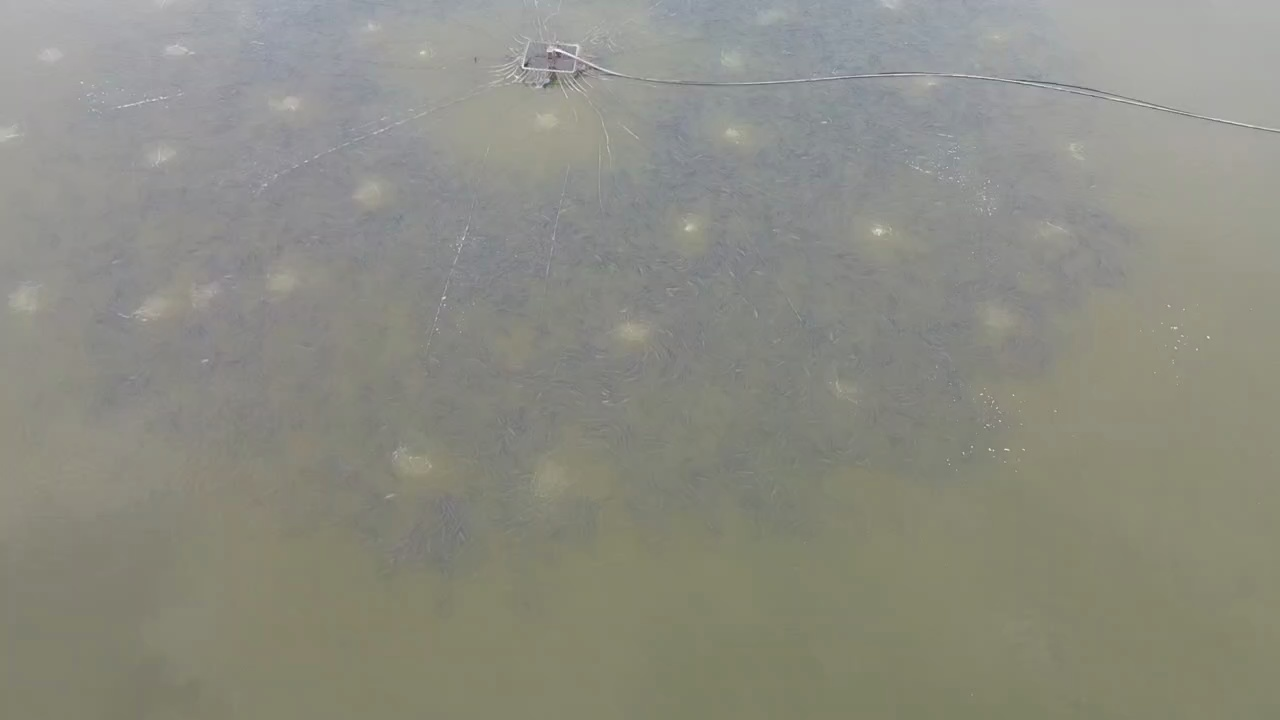
#> input picture 智慧鱼塘项目/计数系统/智慧渔业-鱼群计数系统/智慧渔业/dataset/raw_frames/352_frame_0005.jpg, 1280 x 720 px, found by its file name
$ python debug_352_v2.py
#> lines starting #> are read from the running program, lines starting #| are printed output that depends on the picture; after the words box and inside, x2 and y2 are one past the last pixel; in counts of white or black regions, pixels touching at a corner belong together
#!/usr/bin/env python3
import cv2
import numpy as np
from pathlib import Path

img = cv2.imread("dataset/raw_frames/352_frame_0005.jpg")
#> img is the input picture: shape (720, 1280, 3); mean B, G, R 130.7, 140.8, 140.6
gray = cv2.cvtColor(img, cv2.COLOR_BGR2GRAY)
h, w = gray.shape
#> h = 720; w = 1280

vis_dir = Path("output/debug/352_v2")
vis_dir.mkdir(parents=True, exist_ok=True)

results = []

# 策略：Top-hat 检测亮斑 + 多种参数
for kernel_size in [15, 21, 31, 41]:
    kernel = cv2.getStructuringElement(cv2.MORPH_ELLIPSE, (kernel_size, kernel_size))
    tophat = cv2.morphologyEx(gray, cv2.MORPH_TOPHAT, kernel)

    for thresh_pct in [30, 50, 70]:
        # 使用top-hat结果中的百分位阈值
        thresh_val = np.percentile(tophat, thresh_pct)
        _, binary = cv2.threshold(tophat, thresh_val, 255, cv2.THRESH_BINARY)

        # 形态学
        opened = cv2.morphologyEx(binary, cv2.MORPH_OPEN, np.ones((3,3), np.uint8))
        closed = cv2.morphologyEx(opened, cv2.MORPH_CLOSE, np.ones((7,7), np.uint8))

        num_labels, _, stats, _ = cv2.connectedComponentsWithStats(closed, connectivity=8)
        count = sum(1 for i in range(1, num_labels) if 30 < stats[i, cv2.CC_STAT_AREA] < 5000)
        fg = cv2.countNonZero(closed)
        ratio = fg / (h * w)

        name = f"tophat_k{kernel_size}_p{thresh_pct}"
        results.append((name, count, ratio, closed))
        print(f"{name:25s} | ratio:{ratio:>6.2%} | count:{count:>3d}")
#> binary: shape (720, 1280); 29.9% white; 1401 white regions (1179 under 20 px), largest, box (x1, y1, x2, y2) and area: (109, 0, 1280, 532) 210985, (117, 0, 455, 104) 12941, (77, 77, 310, 170) 7973
#> closed: shape (720, 1280); 32.9% white; 132 white regions (50 under 20 px), largest, box (x1, y1, x2, y2) and area: (68, 0, 1168, 564) 278025, (80, 78, 259, 201) 7953, (1145, 305, 1210, 385) 2234
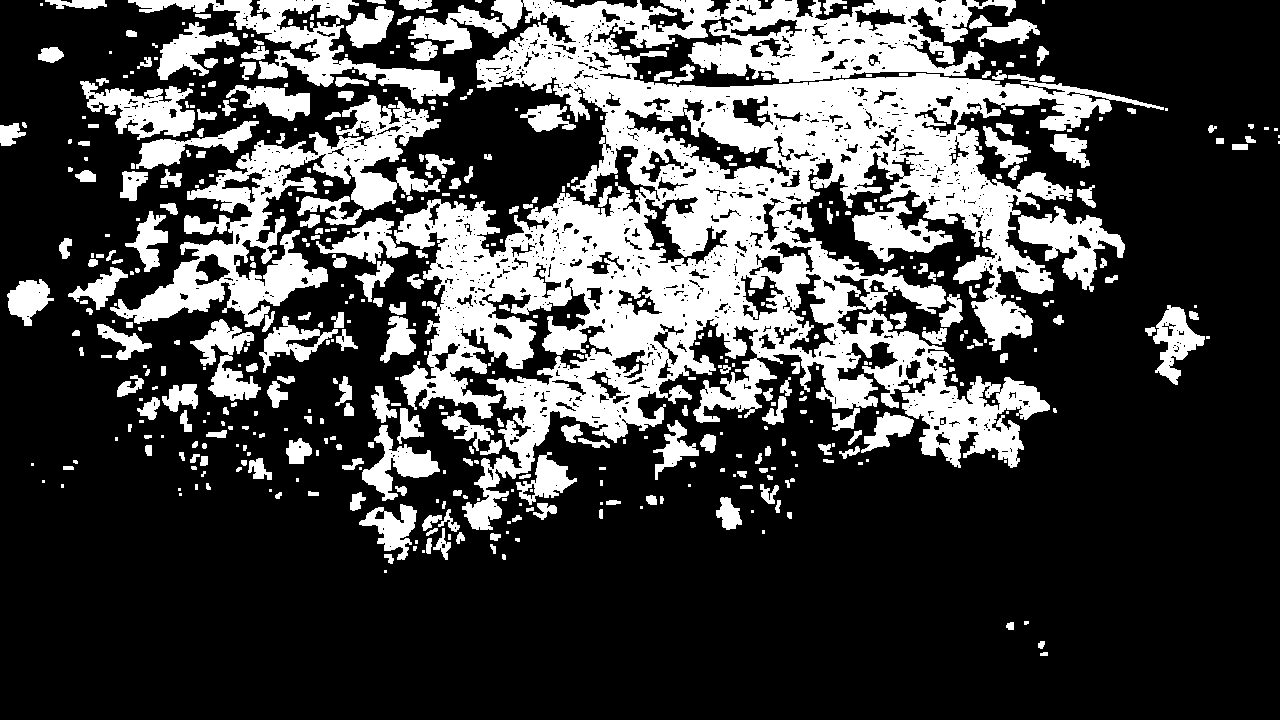
#> opened: shape (720, 1280); 27.2% white; 540 white regions (246 under 20 px), largest, box (x1, y1, x2, y2) and area: (394, 0, 1164, 530) 155526, (110, 95, 441, 327) 20046, (128, 0, 455, 104) 7909
#> after the loop, results = 12 items

# 策略：固定阈值 + 边缘约束（排除岸边）
# 创建ROI掩膜（排除上方1/5和右侧1/4——岸边区域）
roi_mask = np.ones((h, w), dtype=np.uint8) * 255
roi_mask[:h//5, :] = 0
roi_mask[:, -w//4:] = 0

for thresh in [145, 150, 155, 160, 165]:
    _, binary = cv2.threshold(gray, thresh, 255, cv2.THRESH_BINARY)
    binary = cv2.bitwise_and(binary, roi_mask)

    opened = cv2.morphologyEx(binary, cv2.MORPH_OPEN, np.ones((3,3), np.uint8))
    closed = cv2.morphologyEx(opened, cv2.MORPH_CLOSE, np.ones((9,9), np.uint8))

    num_labels, _, stats, _ = cv2.connectedComponentsWithStats(closed, connectivity=8)
    count = sum(1 for i in range(1, num_labels) if 50 < stats[i, cv2.CC_STAT_AREA] < 5000)
    fg = cv2.countNonZero(closed)
    ratio = fg / (h * w)

    name = f"fixed_{thresh}_roi"
    results.append((name, count, ratio, closed))
    print(f"{name:25s} | ratio:{ratio:>6.2%} | count:{count:>3d}")
#> this loop made 5 passes
#> (num_labels, count, fg, ratio) on passes 1 to 5: (39, 12, 43427, 0.0471), (34, 12, 16310, 0.0177), (14, 12, 4593, 0.00498), (8, 7, 1278, 0.00139), (7, 3, 473, 0.000513)
#| fixed_145_roi             | ratio: 4.71% | count: 12
#| fixed_150_roi             | ratio: 1.77% | count: 12
#| fixed_155_roi             | ratio: 0.50% | count: 12
#| fixed_160_roi             | ratio: 0.14% | count:  7
#| fixed_165_roi             | ratio: 0.05% | count:  3
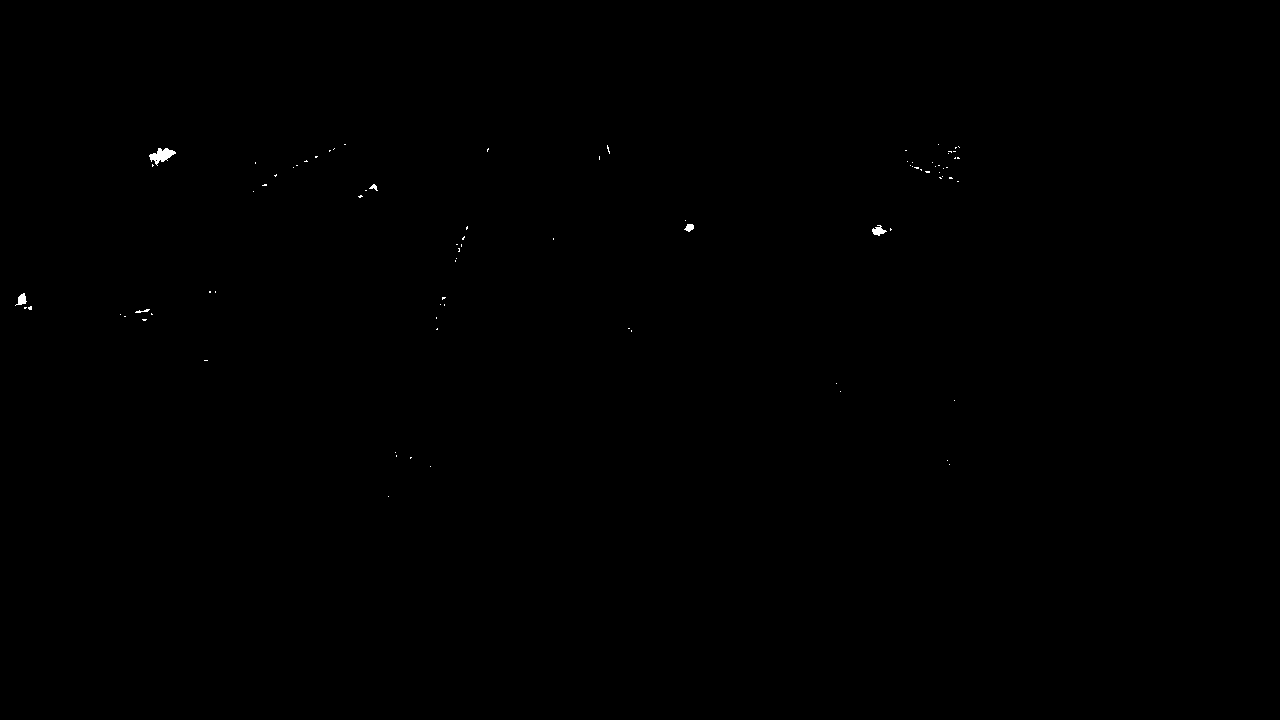
#> binary: shape (720, 1280); 0.08% white; 85 white regions (79 under 20 px), largest, box (x1, y1, x2, y2) and area: (149, 148, 176, 166) 240, (872, 225, 887, 236) 90, (15, 293, 27, 306) 82, (684, 224, 694, 232) 54, (369, 184, 378, 191) 30, (135, 309, 150, 313) 28
#> closed: shape (720, 1280); 0.05% white; 6 white regions (2 under 20 px), largest, box (x1, y1, x2, y2) and area: (150, 148, 175, 164) 241, (18, 294, 26, 305) 80, (872, 227, 885, 235) 77, (686, 224, 694, 231) 49
#> opened: shape (720, 1280); 0.05% white; 6 white regions (2 under 20 px), largest, box (x1, y1, x2, y2) and area: (150, 148, 175, 164) 227, (872, 227, 885, 235) 77, (18, 294, 26, 305) 76, (686, 224, 694, 231) 49
#> after the loop, results = 17 items

# 策略：差分方法（利用帧间差异检测运动鱼群）
img2 = cv2.imread("dataset/raw_frames/352_frame_0006.jpg", cv2.IMREAD_GRAYSCALE)
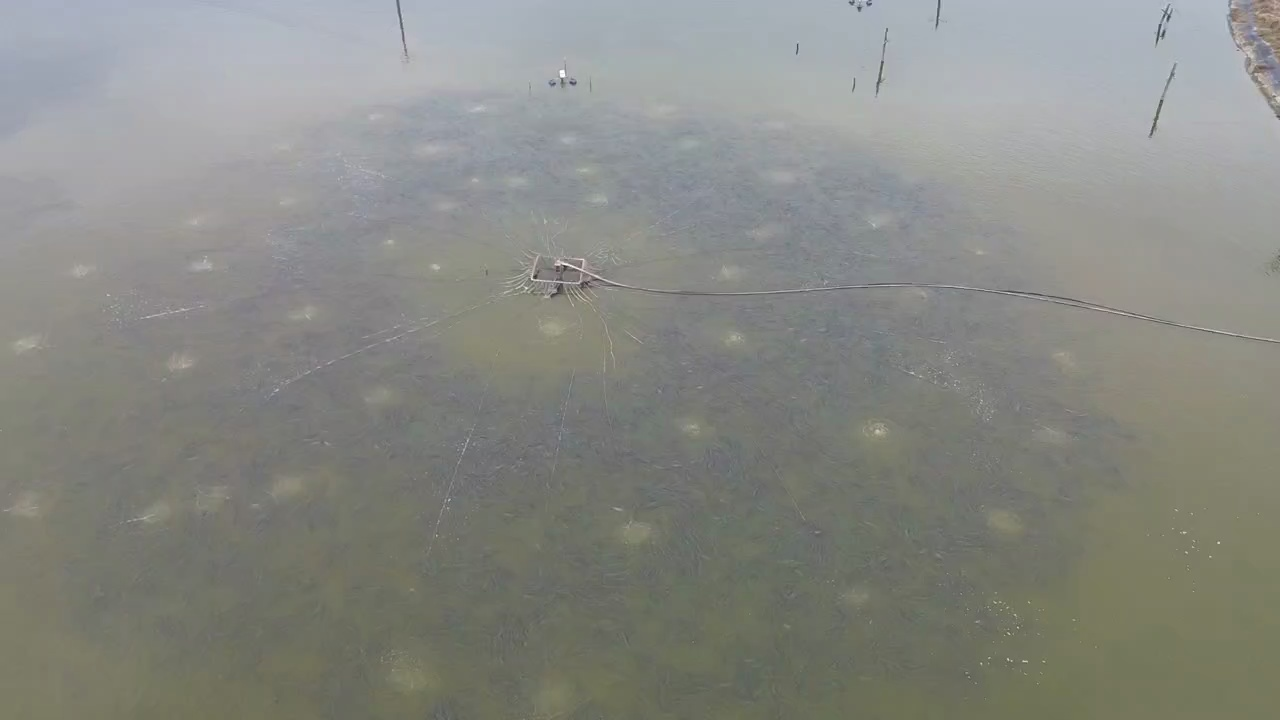
#> input picture 智慧鱼塘项目/计数系统/智慧渔业-鱼群计数系统/智慧渔业/dataset/raw_frames/352_frame_0006.jpg, 1280 x 720 px, found by its file name
#> img2: shape (720, 1280); min 34, max 255, mean 136.3
if img2 is not None:
    diff = cv2.absdiff(gray, img2)
    _, diff_bin = cv2.threshold(diff, 15, 255, cv2.THRESH_BINARY)
#> diff_bin: shape (720, 1280); 36% white; 2230 white regions (2005 under 20 px), largest, box (x1, y1, x2, y2) and area: (143, 422, 1085, 720) 171832, (65, 0, 1280, 228) 109195, (0, 408, 211, 518) 10583
    diff_closed = cv2.morphologyEx(diff_bin, cv2.MORPH_CLOSE, np.ones((5,5), np.uint8))
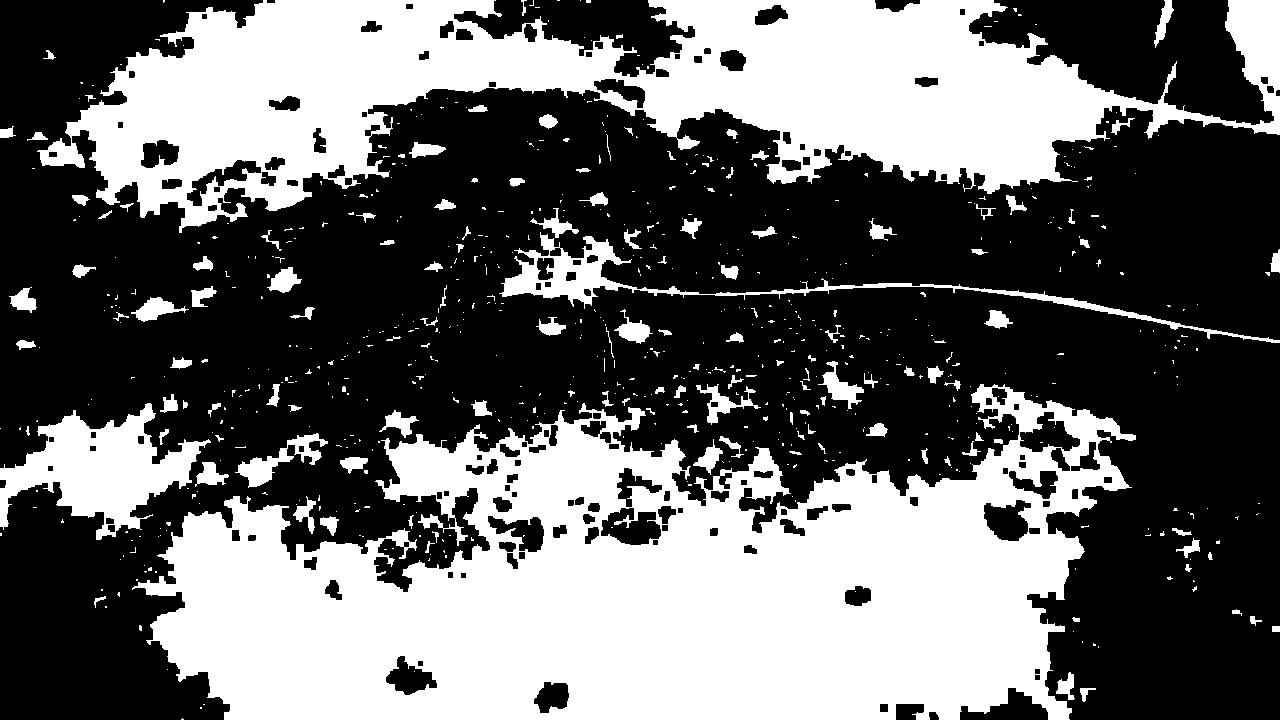
#> diff_closed: shape (720, 1280); 40.4% white; 711 white regions (570 under 20 px), largest, box (x1, y1, x2, y2) and area: (132, 384, 1136, 720) 201408, (37, 0, 1280, 233) 131378, (0, 403, 211, 540) 12883
    num_labels, _, stats, _ = cv2.connectedComponentsWithStats(diff_closed, connectivity=8)
#> num_labels = 712; stats = 712 rows, first 6: [0, 0, 1280, 720, 549174], [163, 0, 2, 3, 5], [37, 0, 1243, 233, 131378], [521, 0, 6, 16, 39], [529, 0, 5, 6, 10], [557, 0, 3, 1, 3]
    count = sum(1 for i in range(1, num_labels) if 20 < stats[i, cv2.CC_STAT_AREA] < 5000)
#> count = 132
    fg = cv2.countNonZero(diff_closed)
#> fg = 372426
    ratio = fg / (h * w)
#> ratio = 0.404
    results.append(("frame_diff", count, ratio, diff_closed))
    print(f"{'frame_diff':25s} | ratio:{ratio:>6.2%} | count:{count:>3d}")
#| frame_diff                | ratio:40.41% | count:132

# 保存可视化
for name, count, ratio, binary in results:
    mask_3ch = cv2.cvtColor(binary, cv2.COLOR_GRAY2BGR)
    vis = np.hstack([img, mask_3ch])
    cv2.putText(vis, f"{name} ratio:{ratio:.2%} cnt:{count}", (10, 30),
                cv2.FONT_HERSHEY_SIMPLEX, 0.5, (0, 0, 255), 1)
    cv2.imwrite(str(vis_dir / f"{name}.jpg"), vis)
#> this loop made 18 passes
#> (name, count, ratio) on passes 1 to 12: ('tophat_k15_p30', 202, 0.598), ('tophat_k15_p50', 114, 0.359), ('tophat_k15_p70', 172, 0.207), ('tophat_k21_p30', 126, 0.698), ('tophat_k21_p50', 120, 0.46), ('tophat_k21_p70', 94, 0.311), ('tophat_k31_p30', 104, 0.551), ('tophat_k31_p50', 104, 0.551), ('tophat_k31_p70', 78, 0.325), ('tophat_k41_p30', 92, 0.614), ('tophat_k41_p50', 46, 0.513), ('tophat_k41_p70', 63, 0.329)
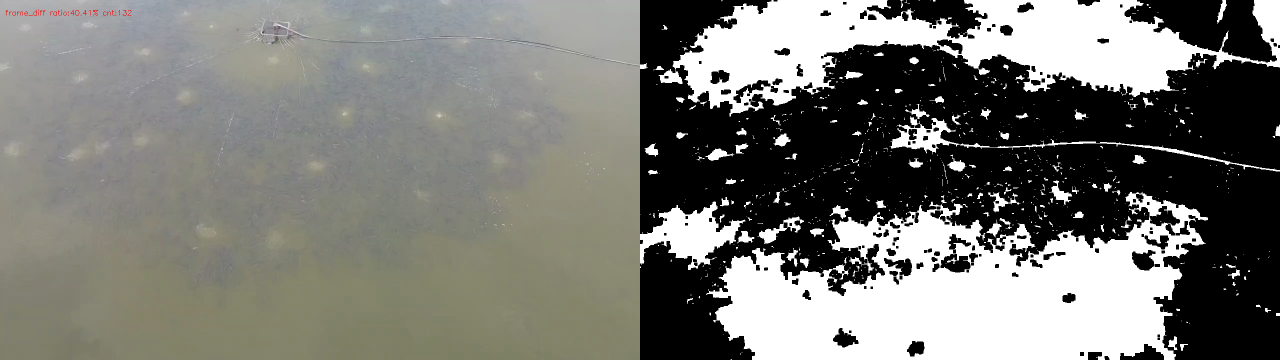
#> vis: shape (720, 2560, 3) (shown at 1/2 size); mean B, G, R 116.8, 121.9, 121.8

print(f"\n结果保存至 {vis_dir}")
